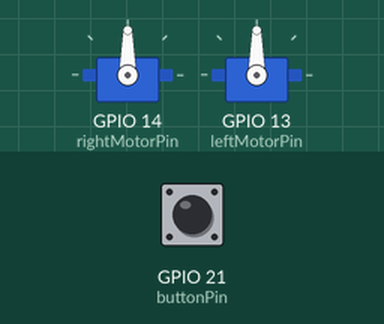
Recording of a sketch running on a simulated ESP32. On the bench: 2 × servo. The inputs (shaded band) are chosen by the test bench; at power-on: GPIO 21 (buttonPin) HIGH.

Above: at 1.2 s.
1.3 s: GPIO 21 (buttonPin) pulled LOW for 0.15 s
At 2.3 s:
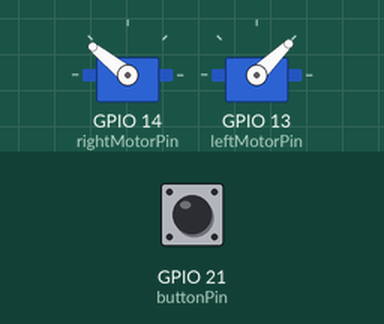
Timing chart, 0 to 4.3 s (numbered marks = the images above; inputs shaded):
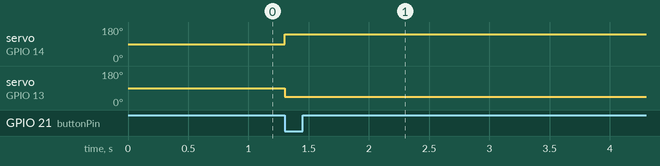

The sketch:

SpeedTesting.ino
```cpp
#include <ESP32Servo.h>

int leftMotorPin = 13;
int rightMotorPin = 14;

int buttonPin = 21;

Servo rightMotor;
Servo leftMotor;

bool started = false;

void setup() {
  Serial.begin(115200);
  rightMotor.attach(rightMotorPin);
  leftMotor.attach(leftMotorPin);

  pinMode(buttonPin, INPUT_PULLUP);
}

void loop() {
  if(digitalRead(buttonPin) == LOW) {
    started = true;
  }

  if(started) {
    rightMotor.writeMicroseconds(2000);
    leftMotor.writeMicroseconds(1000);
  }
}
```

Measured:
- after the input at 1.3 s, servo on GPIO 14 (rightMotorPin): 90° → 141° at once; servo on GPIO 13 (leftMotorPin): 90° → 44° at once
